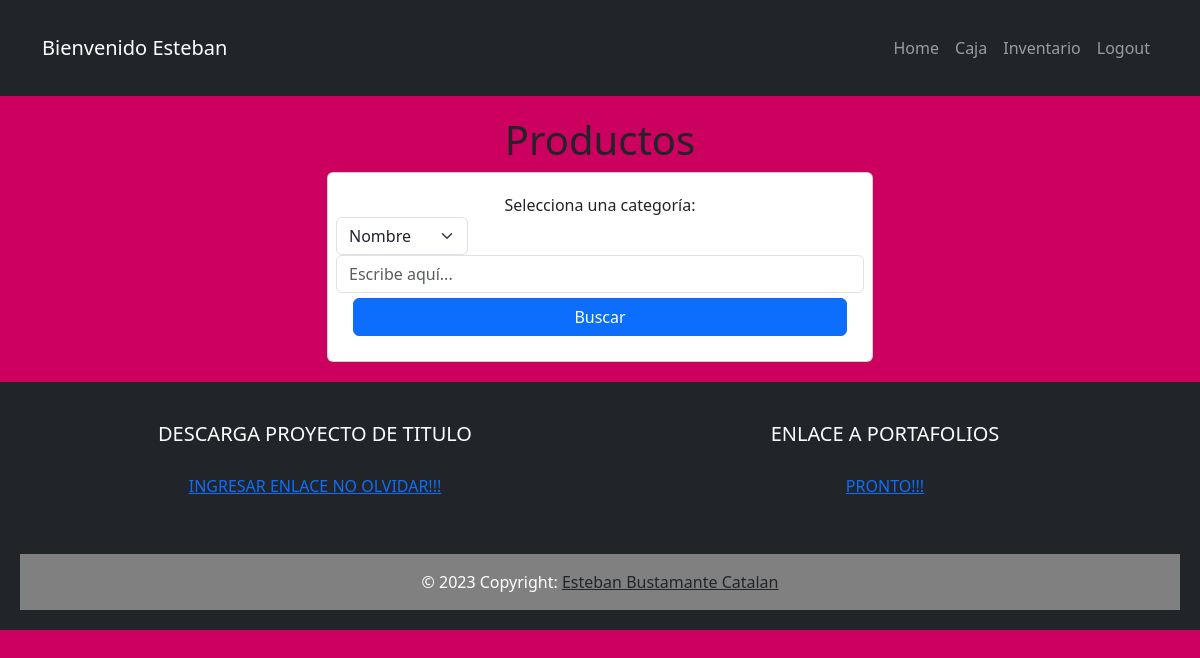
Page /req/buscaProducto/ (signed in) on the earlier database version.
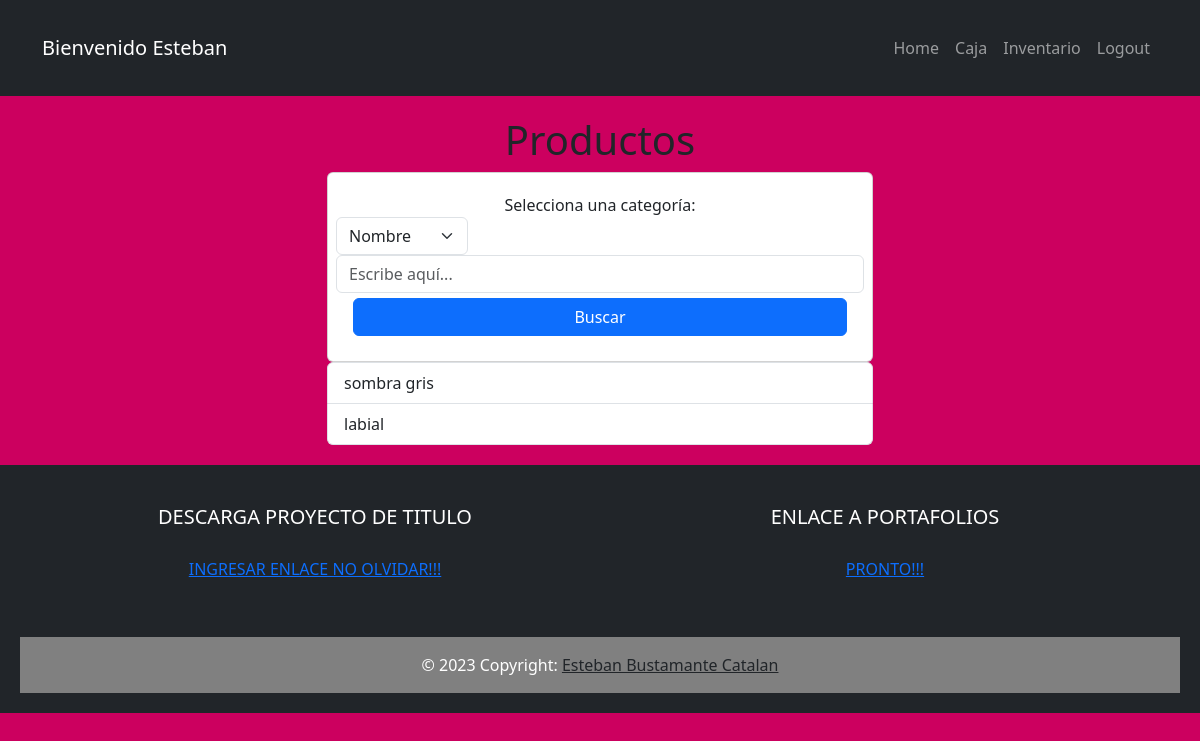
Same page on the later database version.
### inventario/models.py (models this page shows)
class Producto(models.Model):
    nombre = models.CharField(max_length=100)
    marca = models.CharField(max_length=100)
    tipo = models.CharField(max_length=100)
    descripcion = models.TextField(blank=True)
    cantidad = models.IntegerField()
    proveedor = models.ForeignKey(Proveedor, on_delete=models.CASCADE)
    precio = models.IntegerField(blank=True)
    def __str__(self):
        return self.nombre

### inventario/views.py (the view)
# urls.py: path('req/buscaProducto/', views.busca_producto, name='busca_productos'),
@login_required
def busca_producto(request):
    if request.method == 'POST':
        categoria = request.POST.get('categoria')
        imput = request.POST.get('imput')
        if categoria:
            productos = Producto.objects.filter(
                Q(**{f'{categoria}__icontains': imput}))
        else:
            productos = Producto.objects.all()
        return render(request, 'listaProductos.html', {'productos': productos})
    else:
        productos = Producto.objects.all()
        return render(request, 'listaProductos.html', {'productos': productos})

### inventario/templates/listaProductos.html (shortened to what this page needs)
{% extends 'base.html' %} {% block content%}
<main class="container">
  <div class="row">
    <h1>Productos</h1>
    <div class="col-md-6 offset-md-3">
      <form class="card text-center" method="POST" action="{% url 'busca_productos' %}">
        <div class="row"><label for="categoria">Selecciona una categoría:</label>
          <select class="form-select w-25" name="categoria" id="categoria">
            <option value="nombre">Nombre</option>
          </select>
          <input type="text" name="imput" id="imput" class="form-control" placeholder="Escribe aquí..." />
          <div class="text-center">
            <div class="btn btn-primary d-flex justify-content-center marg" type="submit">Buscar</div>
          </div>
        </div>
      </form>
      <ul class="list-group">
        {% for producto in productos %}
        <a class="list-group-item" href="{% url 'mostrar_producto' producto.id %}">
          {{producto}}
        </a>
        {% endfor %}
      </ul>
    </div>
  </div>
</main>
{% endblock %}

Differences in the rows shown:
added Producto: nombre "sombra gris"
added Producto: nombre "labial"
